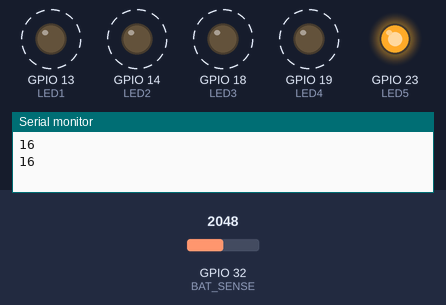
This sketch was run on a simulated ESP32. Parts: output pins drawn as LEDs (lit = HIGH), the last lines printed to the serial monitor. Dashed ring = blinking. The inputs (shaded band) are chosen by the test bench; at power-on: GPIO 32 (BAT_SENSE) = 2048.

Above: at 3.8 s.
3.9 s: GPIO 32 (BAT_SENSE) set to 2866
At 4.3 s:
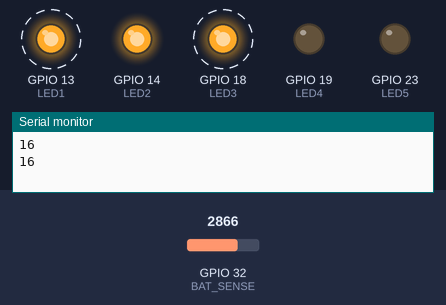
10.1 s: GPIO 32 (BAT_SENSE) set to 3603
At 12.5 s:
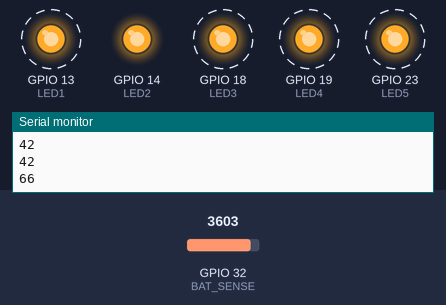
16.3 s: GPIO 32 (BAT_SENSE) set to 4095
At 17.8 s:
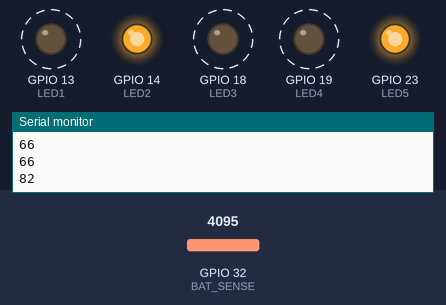
22.5 s: GPIO 32 (BAT_SENSE) set to 2047
At 23.8 s:
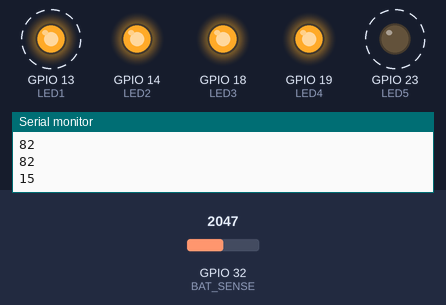
28.5 s: GPIO 32 (BAT_SENSE) set to 1228
34.5 s: GPIO 32 (BAT_SENSE) set to 0
Timing chart, 0 to 39.0 s (numbered marks = the images above; inputs shaded):
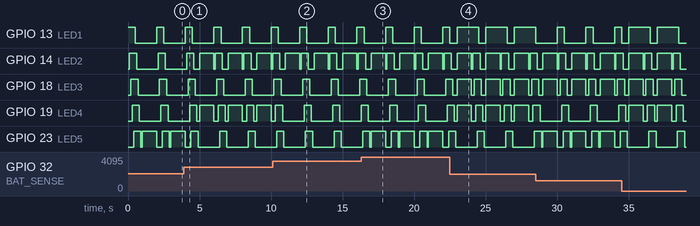

The sketch:

led_test.ino
```cpp
#include "hardware_defs.h"

/*
#define LED1 35
#define LED2 34
#define LED3 18
#define LED4 19
#define LED5 23
 */

void setup() {
  pinMode(LED1, OUTPUT);
  pinMode(LED2, OUTPUT);
  pinMode(LED3, OUTPUT);
  pinMode(LED4, OUTPUT);
  pinMode(LED5, OUTPUT);
  pinMode(BAT_SENSE, INPUT);
  Serial.begin(115200);
}

void loop() {
  digitalWrite(LED1, HIGH);
  delay(100);
  digitalWrite(LED2, HIGH);
  delay(100);
  digitalWrite(LED3, HIGH);
  delay(100);
  digitalWrite(LED4, HIGH);
  delay(100);
  digitalWrite(LED5, HIGH);
  delay(100);

  digitalWrite(LED1, LOW);
  delay(100);
  digitalWrite(LED2, LOW);
  delay(100);
  digitalWrite(LED3, LOW);
  delay(100);
  digitalWrite(LED4, LOW);
  delay(100);
  digitalWrite(LED5, LOW);
  delay(100);

  char bat_v = (((analogRead(BAT_SENSE) - (2.5 * (4095/2) / 3.3))/((4095/2)/3.3))/0.05);
  Serial.println((int)bat_v);
  digitalWrite(LED1, bat_v & 0b00000001);
  digitalWrite(LED2, bat_v & 0b00000010);
  digitalWrite(LED3, bat_v & 0b00000100);
  digitalWrite(LED4, bat_v & 0b00001000);
  digitalWrite(LED5, bat_v & 0b00010000);
  delay(1000);

  digitalWrite(LED1, LOW);
  digitalWrite(LED2, LOW);
  digitalWrite(LED3, LOW);
  digitalWrite(LED4, LOW);
  digitalWrite(LED5, LOW);
}
```

hardware_defs.h
```cpp
//hardware_defs.h

//#define REV0
#define REV1

/*
 * All the hardware related #define are placed within here
 */

#ifndef HARDWARE_DEFS_H
#define HARDWARE_DEFS_H

#ifdef REV0

#define FLEX1 25
#define FLEX2 26
#define FLEX3 27

#define BUTTON 33

#define LED1 13
#define LED2 14
#define LED3 18
#define LED4 19
#define LED5 23

#define BAT_SENSE 4
#define BAT_RATIO 2
#define VBUS_SENSE 17

#define FLEX_PULLDOWN 15 //no longer INPUT_PULLDOWN due to issues//tested to be 17.25+-0.25 kohms

#endif

#ifdef REV1

#define LED1 13
#define LED2 14
#define LED3 18
#define LED4 19
#define LED5 23

#define FLEX0 36
#define FLEX1 39
#define FLEX2 33
#define FLEX3 34
#define FLEX4 35

#define BUTTON 4

#define BAT_SENSE 32
#define BAT_RATIO 2
#define VBUS_SENSE 17 //digital

#define FLEX_PULLDOWN 15

#endif

#endif
```

Measured:
- by itself, GPIO 13 (LED1), GPIO 18 (LED3), GPIO 19 (LED4): alternates HIGH for 0.50 s and LOW for 1.5 s
- by itself, GPIO 14 (LED2): repeats every 2.0 s: HIGH 1.0 s, LOW 0.10 s, HIGH 0.50 s, LOW 0.40 s
- by itself, GPIO 23 (LED5): repeats every 2.0 s: LOW 0.10 s, HIGH 1.0 s, LOW 0.40 s, HIGH 0.50 s
